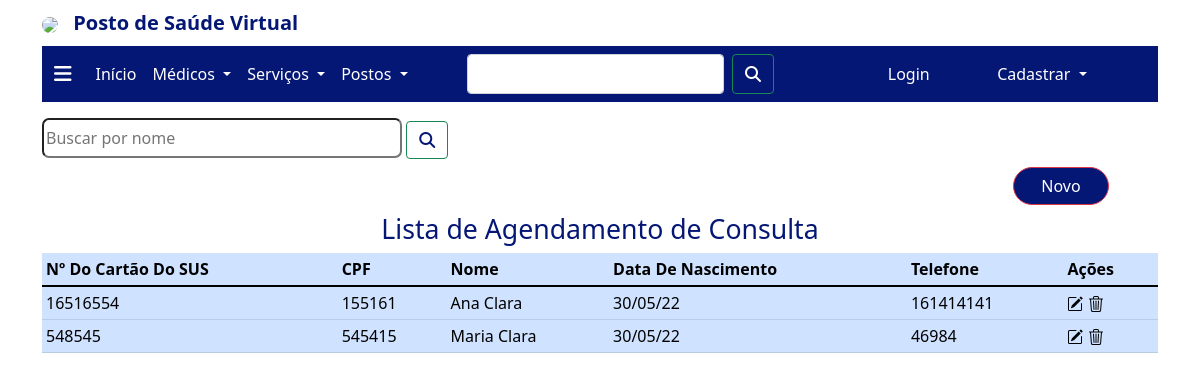
The page /agendarConsulta/ on the database its author committed.
### agendarConsulta/models.py (models this page shows, shortened)
class Pessoa(models.Model):
    numero_cartao_sus = models.CharField(max_length=256)
    cpf = models.CharField(max_length=256)
    nome_completo = models.CharField(max_length=256)
    data = models.DateField(null=True)
    telefone = models.CharField(max_length=256)

### agendarConsulta/views.py (the view)
# urls.py: path('', ListaPessoaView.as_view(), name='pessoa.index'),
class ListaPessoaView(ListView):
    model = Pessoa
    queryset =Pessoa.objects.all().order_by('nome_completo')
    def get_queryset(self):
        queryset = super().get_queryset();
        filtro_nome =self.request.GET.get('nome') or None
        if filtro_nome:
            queryset = queryset.filter(nome_completo__contains=filtro_nome)
        return queryset

### agendarConsulta/templates/agendarConsulta/pessoa_list.html (shortened to what this page needs)
{% extends 'menu.html' %}
{% block content %}
<form action="" method="get" class="form-busca">
    <input type="text" name="nome" placeholder="Buscar por nome" id="busca">
    <button id="botao-pesquisa" class="btn btn-outline-success" type="submit"><i class="fa-solid fa-magnifying-glass"></i></button>
</form>
<button class="btn btn-danger" id="botao-cadastrar-logar-sair-1" type="submit"><a href="{% url 'pessoa.novo' %}">Novo</a></button>
<div class="table-responsive">
    <h1> <center>Lista de Agendamento de Consulta</center></h1>
    <table class="table table-primary table-sm">
        <thead>
            <tr>
                <th>Nº Do Cartão Do SUS</th>
                <th>CPF</th>
                <th>Nome</th>
                <th>Data De Nascimento</th>
                <th>Telefone</th>
                <th>Ações</th>
            </tr>
        </thead>
        <tbody>
            {% for pessoa in object_list %}
            <tr>
                <td>{{ pessoa.numero_cartao_sus }}</td>
                <td>{{ pessoa.cpf }}</td>
                <td>{{ pessoa.nome_completo }}</td>
                <td>{{ pessoa.data|date:"d/m/y" }}</td>
                <td>{{ pessoa.telefone }}</td>
                <td>
                    <a href="{% url 'pessoa.editar' pessoa.pk %}"></a>
                    <a href="{% url 'pessoa.remover' pessoa.pk %}"></a>
                </td>
            </tr>
            {% endfor %}
        </tbody>
    </table>
</div>
{% endblock %}

### templates/menu.html (style rules this page uses)
input { background: none; height: 5vh; width: 30vw; border-radius: 7px 7px 7px 7px; }
.btn { background: none; color: #ffffff; }
#botao-cadastrar-logar-sair-1 { background-color: #051775; border-radius: 50px 50px 50px 50px; margin: 0.5em; margin-left: 87%; width: 8vw; }

### agendarConsulta/templates/agendarConsulta/pessoa_list.html (style rules this page uses)
.form-busca { margin-top: 1em; }
#botao-pesquisa { color: #051775; }
a { text-decoration: none; color: #ffffff; }
table { background-color: #051775; }
thead { color:black; }
tbody { color: black; }
h1 { color: #051775; font-size: 20pt; }
.bi-pencil-square { color: black; }
.bi-trash3 { color: black; }

### rows shown on the page
Pessoa: numero_cartao_sus "16516554", cpf "155161", nome_completo "Ana Clara", data "30/05/22", telefone "161414141"
Pessoa: numero_cartao_sus "548545", cpf "545415", nome_completo "Maria Clara", data "30/05/22", telefone "46984"
